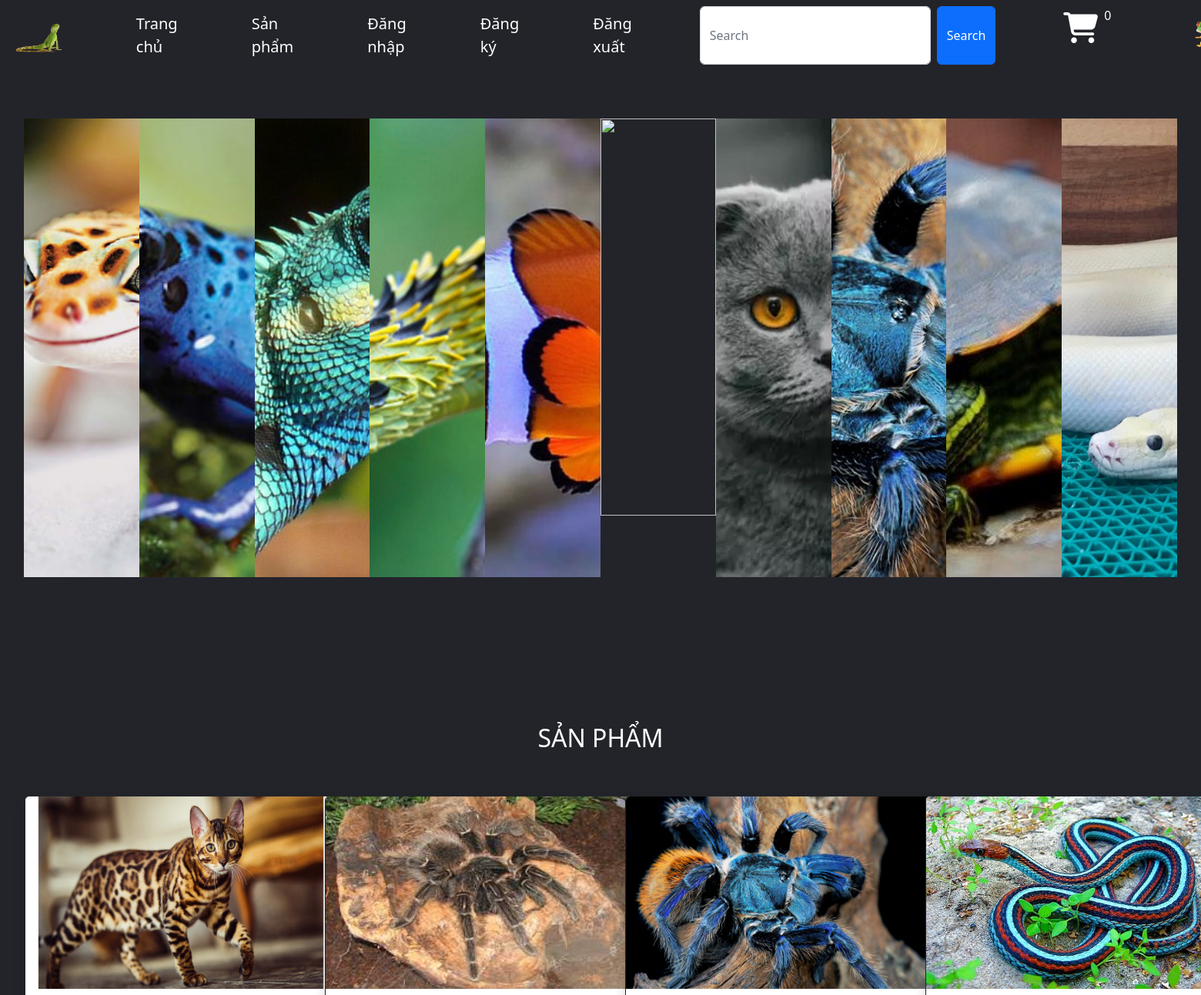
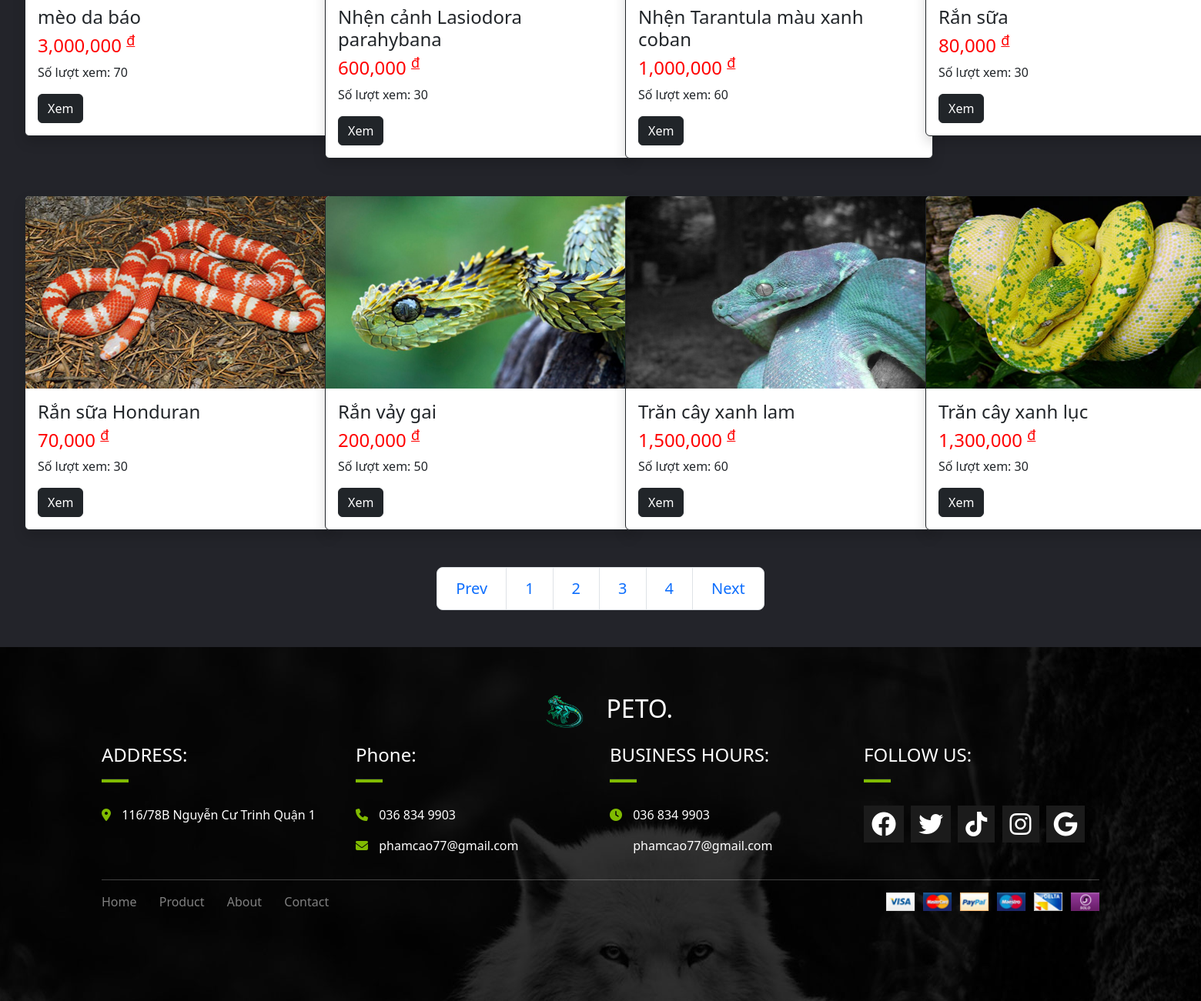
Page /index.php?action=sanpham&page=3 on the committed database (2 pictures, top to bottom).
### tables this page shows
CREATE TABLE `hanghoa` (
  `mahh` int(10) NOT NULL,
  `tenhh` varchar(50) NOT NULL,
  `dongia` float NOT NULL,
  `giamgia` float NOT NULL,
  `hinh` varchar(100) NOT NULL,
  `nhom` varchar(10) NOT NULL,
  `maloai` int(10) NOT NULL,
  `soluotxem` int(10) NOT NULL,
  `mota` text NOT NULL,
  `soluongton` int(10) NOT NULL
);

### model/page.php (called while the page is built)
<?php
    class page{
        function findPage($count, $limit)
        {
            $page = (($count % $limit) == 0)?$count/$limit:floor($count/$limit)+1;
            return $page;
        }
        function findStart($limit)
        {
            if(!isset($_GET['page']) || $_GET['page'] == 1)
            {
                $start = 0;
                $_GET['page'] = 1;
            }
            else
            {
                $start = ($_GET['page'] - 1) * $limit;
            }
            return $start;
        }
    }
?>

### model/connect.php (called while the page is built, shortened)
<?php
    class connect
    {
        var $db = null;
        public function __construct()
        {
            $dsn = 'mysql:host=localhost;dbname=qlbh';
            $user = 'root';
            $pass = '';
            try {
                $this->db = new PDO($dsn, $user, $pass,
                array(PDO::MYSQL_ATTR_INIT_COMMAND=>"SET NAMES utf8"));
            } catch (\Throwable $th) {
                echo "that bai";
            }
        }
        public function getList($select)
        {
            $result = $this->db->query($select);
            return $result;
        }
        public function getInstance($select)
        {
            $result = $this->db->query($select);
            $result = $result->fetch();
            return $result;
        }
    }
?>

### model/hanghoa.php (called while the page is built, shortened)
<?php
    class hanghoa
    {
        public function getcountHH()
        {
            $db = new connect();
            $select = 'select count(*) from hanghoa';
            $result = $db->getInstance($select);
            return $result[0];
        }
        public function getListHangHoaAllPage($start, $limit)
        {
            $db = new connect();
            $select = "select * from hanghoa limit ".$start.",".$limit;
            $result = $db->getList($select);
            return $result;
        }
    }
?>

### view/sanpham.php (the view, shortened to what this page needs)
<?php
        $hh = new hanghoa();
        $count = $hh->getcountHH();
        $limit = 8;
        $p = new page();
        $page = $p->findPage($count, $limit);
        $start = $p->findStart($limit);
        $current_page = isset($_GET['page'])?$_GET['page']:1;
        if(isset($_GET['act']) == 'timkiem')
          $ac = 2;
        else if(isset($_GET['act']) == "khuyenmai")
        {
            $ac = 0;
        }
        else
        {
            $ac = 1;
        }
?>
<div class="container" style="background-color: #23242a;">
		<?php
                if($ac == 0)
                {
                    echo '<h2 class="text-center text-white mt-5">SẢN PHẨM KHUYẾN MÃI</h2>';
                }
                else
                {
                    echo '<h2 class="text-center text-white mt-5">SẢN PHẨM</h2>';
                }
        ?>
		<div class="row">
			      <?php
                $hh = new hanghoa();
                if($ac == 0)
                  $result = $hh->getHangHoaALLSALE();
                else if($ac == 1)
                  $result = $hh->getListHangHoaAllPage($start, $limit);
                while($set = $result->fetch()):
            ?>
			<div class="col-lg-3">
				<div class="card mt-5 border border-dark shadow" style="width: 400px;margin-left: 20px;">
					<img class="card-img-top" height="250px"  src="content\anh\<?php echo $set["hinh"]; ?>" alt="Card image">
					<div class="card-body">
					  <h4 class="card-title">
						<?php echo $set["tenhh"]; ?>
					  </h4>
					  <?php
						if($ac == 0)
							  echo '<h4 class="card-title">
									<strike>
									  '.number_format($set["dongia"]).'
									  <sup><u>đ</u></sup>
									  <span> </span>
									</strike>
									<font color="red">
									  '.number_format($set["giamgia"]).'
									  <sup><u>đ</u></sup>
									</font>
								  </h4>';
						else if($ac == 1)
						{
              if($set['giamgia'] != 0)
                echo '<h4 class="card-title">
                <strike>
                  '.number_format($set["dongia"]).'
                  <sup><u>đ</u></sup>
                  <span> </span>
                </strike>
                <font color="red">
                  '.number_format($set["giamgia"]).'
                  <sup><u>đ</u></sup>
                </font>
                </h4>';
              else
                echo '<h4>
                    <font color="red">
                      '.number_format($set["dongia"]).'
                      <sup><u>đ</u></sup>
                    </font>
                    </h4>';
						}
					  ?>
					  <p class="card-text">Số lượt xem: <?php echo $set["soluotxem"]; ?></p>
					  <a href="index.php?action=sanpham&act=detail&id=<?php echo $set['mahh'];?>" class="btn btn-dark">Xem</a>
					</div>
				  </div>
			   </div>
			   	<?php
                endwhile;
              	?>
			</div>
			<ul class="pagination pagination-lg justify-content-center mt-5 mb-5">
                    <?php
                        if($ac != 2):
                        if($current_page > 1 && $page > 1)
                        {
                            echo '<li class="page-item"><a class="page-link" href="index.php?action=sanpham&page='.($current_page - 1).'">Prev</a></li>';
                        }
                        for($i=1; $i <= $page; $i++):
                    ?>
                        <li class="page-item"><a class="page-link" href="index.php?action=sanpham&page=<?php echo $i;?>"><?php echo $i;?></a></li>
                    <?php
                        endfor;
                        if($current_page < $page && $page > 1)
                        {
                            echo '<li class="page-item"><a class="page-link" href="index.php?action=sanpham&page='.($current_page + 1).'">Next</a></li>';
                        }
                        endif;
                    ?>
			</ul>
</div>

### rows in the picture
hanghoa: hinh (picture), tenhh "mèo da báo", dongia "3,000,000", soluotxem "70"
hanghoa: hinh (picture), tenhh "Nhện cảnh Lasiodora parahybana", dongia "600,000", soluotxem "30"
hanghoa: hinh (picture), tenhh "Nhện Tarantula màu xanh coban", dongia "1,000,000", soluotxem "60"
hanghoa: hinh (picture), tenhh "Rắn sữa", dongia "80,000", soluotxem "30"
hanghoa: hinh (picture), tenhh "Rắn sữa Honduran", dongia "70,000", soluotxem "30"
hanghoa: hinh (picture), tenhh "Rắn vảy gai", dongia "200,000", soluotxem "50"
hanghoa: hinh (picture), tenhh "Trăn cây xanh lam", dongia "1,500,000", soluotxem "60"
hanghoa: hinh (picture), tenhh "Trăn cây xanh lục", dongia "1,300,000", soluotxem "30"

### other values in the picture
$dem "0"
